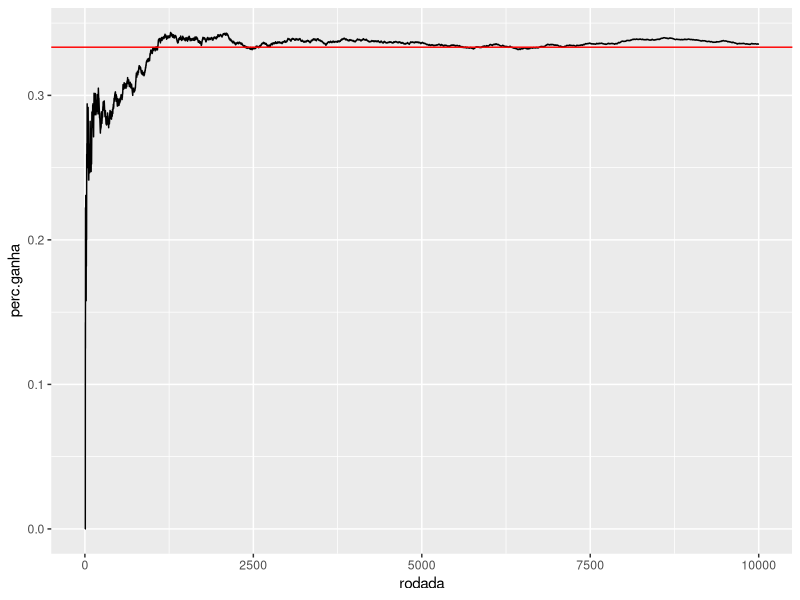
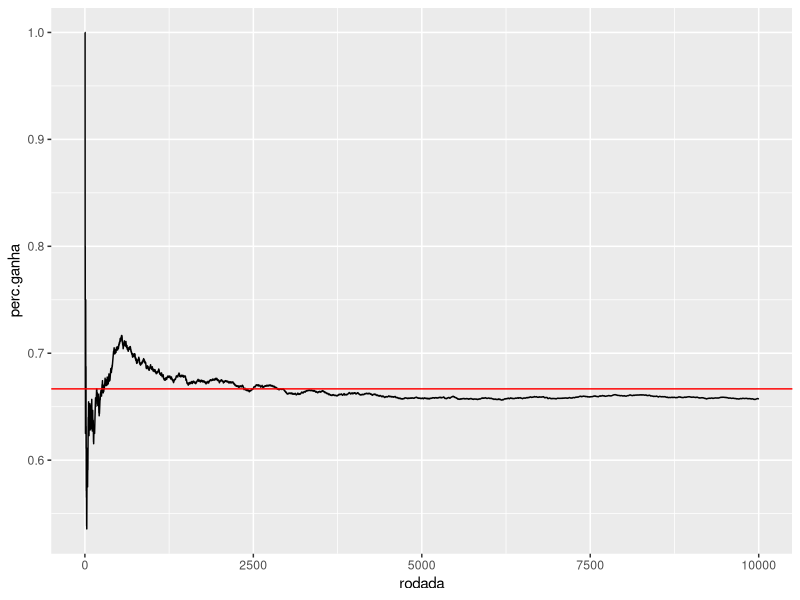

These charts were generated, in order, by the following R code:
library(ggplot2)

# Demonstracao do Problema de Monty Hall

n <- 10000 # Numero de repeticoes
vitorias <- c() # Vetor onde serao gravadas as vitorias
portas <- c(1:3) # Vetor de portas

###################################
# Estrategia 1 - Nao muda a porta #
###################################

for (i in 1:n){
  
  porta_premio <- sample(x = portas, size = 1) # porta com premio
  escolha <- sample(x = portas, size = 1) # escolha do jogador
  
  # Se a escolha for igual a porta premiada vence [1]
  if (porta_premio == escolha){
    
    vitorias <- c(vitorias, 1)
    
  # Se a escolha for diferente da porta premiada perde [0]
  } else {
    
    vitorias <- c(vitorias, 0)
    
  }
}

# Computa resultados
data_estrategia1 <-
  data.frame(rodada = c(1:n),
             perc.ganha = cumsum(vitorias)/c(1:n))
  
# Plot
resultados_estrategia1 <- 
  ggplot(data_estrategia1, aes(x = rodada, y = perc.ganha)) +
  geom_line() +
  geom_hline(yintercept=1/3,
             color = "red")

resultados_estrategia1

###############################
# Estrategia 2 - Muda a porta #
###############################

vitorias <- c() # Vetor onde serao gravadas as vitorias

for (i in 1:n){
  
  porta_premio <- sample(x = portas, size = 1) # porta com premio
  escolha1 <- sample(x = portas, size = 1) # primeira escolha do jogador
  
  x <- portas[-c(porta_premio, escolha1)] # variavel auxliar
  
  porta_eliminada <- if(length(x) > 1) sample(x, size = 1) else x # elimina
  
  escolha2 <- portas[-c(escolha1,porta_eliminada)] # jogador muda de porta
  
  # Se a escolha 2 for igual a porta premiada vence [1]
  if (porta_premio == escolha2){
    
    vitorias <- c(vitorias, 1)
    
  # Se a escolha 2 for diferente da porta premiada perde [0]
  } else {
    
    vitorias <- c(vitorias, 0)
    
  }
  
}

# Computa resultados
data_estrategia2 <-
  data.frame(rodada = c(1:n),
             perc.ganha = cumsum(vitorias)/c(1:n))

# Plot
resultados_estrategia2 <-
  ggplot(data_estrategia2, aes(x = rodada, y = perc.ganha)) +
  geom_line() +
  geom_hline(yintercept=2/3,
             color = "red")

resultados_estrategia2
